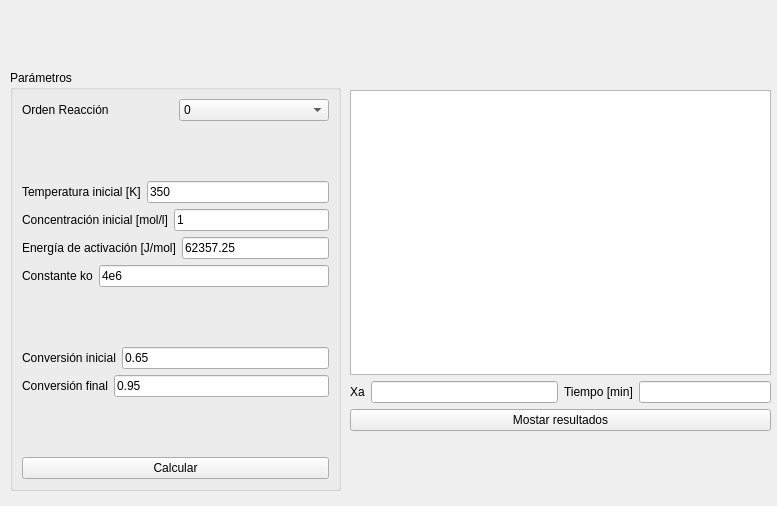
<?xml version="1.0" encoding="UTF-8"?>
<ui version="4.0">
 <class>Form</class>
 <widget class="QWidget" name="Form">
  <property name="geometry">
   <rect>
    <x>0</x>
    <y>0</y>
    <width>777</width>
    <height>506</height>
   </rect>
  </property>
  <property name="windowTitle">
   <string>Form</string>
  </property>
  <widget class="QGroupBox" name="groupBox_2">
   <property name="geometry">
    <rect>
     <x>10</x>
     <y>70</y>
     <width>331</width>
     <height>421</height>
    </rect>
   </property>
   <property name="title">
    <string>Parámetros</string>
   </property>
   <layout class="QVBoxLayout" name="verticalLayout">
    <item>
     <layout class="QHBoxLayout" name="horizontalLayout_7">
      <item>
       <widget class="QLabel" name="lb_cao_6">
        <property name="text">
         <string>Orden Reacción</string>
        </property>
       </widget>
      </item>
      <item>
       <widget class="QComboBox" name="cb_orden">
        <item>
         <property name="text">
          <string>0</string>
         </property>
        </item>
        <item>
         <property name="text">
          <string>1</string>
         </property>
        </item>
        <item>
         <property name="text">
          <string>2</string>
         </property>
        </item>
       </widget>
      </item>
     </layout>
    </item>
    <item>
     <spacer name="verticalSpacer">
      <property name="orientation">
       <enum>Qt::Vertical</enum>
      </property>
      <property name="sizeHint" stdset="0">
       <size>
        <width>20</width>
        <height>40</height>
       </size>
      </property>
     </spacer>
    </item>
    <item>
     <layout class="QHBoxLayout" name="horizontalLayout_10">
      <item>
       <widget class="QLabel" name="lb_cao_9">
        <property name="text">
         <string>Temperatura inicial [K]</string>
        </property>
       </widget>
      </item>
      <item>
       <widget class="QLineEdit" name="le_temp_ini">
        <property name="text">
         <string>350</string>
        </property>
       </widget>
      </item>
     </layout>
    </item>
    <item>
     <layout class="QHBoxLayout" name="horizontalLayout_6">
      <item>
       <widget class="QLabel" name="lb_cao_5">
        <property name="text">
         <string>Concentración inicial [mol/l]</string>
        </property>
       </widget>
      </item>
      <item>
       <widget class="QLineEdit" name="le_concentracion_ini">
        <property name="text">
         <string>1</string>
        </property>
       </widget>
      </item>
     </layout>
    </item>
    <item>
     <layout class="QHBoxLayout" name="horizontalLayout_5">
      <item>
       <widget class="QLabel" name="lb_cao_4">
        <property name="text">
         <string>Energía de activación [J/mol]</string>
        </property>
       </widget>
      </item>
      <item>
       <widget class="QLineEdit" name="le_ener_act">
        <property name="text">
         <string>62357.25</string>
        </property>
       </widget>
      </item>
     </layout>
    </item>
    <item>
     <layout class="QHBoxLayout" name="horizontalLayout_8">
      <item>
       <widget class="QLabel" name="lb_cao_7">
        <property name="text">
         <string>Constante ko</string>
        </property>
       </widget>
      </item>
      <item>
       <widget class="QLineEdit" name="le_k">
        <property name="text">
         <string>4e6</string>
        </property>
       </widget>
      </item>
     </layout>
    </item>
    <item>
     <spacer name="verticalSpacer_2">
      <property name="orientation">
       <enum>Qt::Vertical</enum>
      </property>
      <property name="sizeHint" stdset="0">
       <size>
        <width>20</width>
        <height>40</height>
       </size>
      </property>
     </spacer>
    </item>
    <item>
     <layout class="QHBoxLayout" name="horizontalLayout_4">
      <item>
       <widget class="QLabel" name="lb_cao_3">
        <property name="text">
         <string>Conversión inicial</string>
        </property>
       </widget>
      </item>
      <item>
       <widget class="QLineEdit" name="le_conv_ini">
        <property name="text">
         <string>0.65</string>
        </property>
       </widget>
      </item>
     </layout>
    </item>
    <item>
     <layout class="QHBoxLayout" name="horizontalLayout_2">
      <item>
       <widget class="QLabel" name="lb_cao">
        <property name="text">
         <string>Conversión final</string>
        </property>
       </widget>
      </item>
      <item>
       <widget class="QLineEdit" name="le_conv_fin">
        <property name="text">
         <string>0.95</string>
        </property>
       </widget>
      </item>
     </layout>
    </item>
    <item>
     <spacer name="verticalSpacer_3">
      <property name="orientation">
       <enum>Qt::Vertical</enum>
      </property>
      <property name="sizeHint" stdset="0">
       <size>
        <width>20</width>
        <height>40</height>
       </size>
      </property>
     </spacer>
    </item>
    <item>
     <widget class="QPushButton" name="btn_calcular">
      <property name="text">
       <string>Calcular</string>
      </property>
     </widget>
    </item>
   </layout>
  </widget>
  <widget class="QWidget" name="layoutWidget">
   <property name="geometry">
    <rect>
     <x>350</x>
     <y>90</y>
     <width>421</width>
     <height>341</height>
    </rect>
   </property>
   <layout class="QVBoxLayout" name="verticalLayout_2">
    <item>
     <widget class="PlotWidget" name="plot"/>
    </item>
    <item>
     <layout class="QHBoxLayout" name="horizontalLayout_12">
      <item>
       <layout class="QHBoxLayout" name="horizontalLayout_11">
        <item>
         <widget class="QLabel" name="lb_cao_10">
          <property name="text">
           <string>Xa</string>
          </property>
         </widget>
        </item>
        <item>
         <widget class="QLineEdit" name="le_xa"/>
        </item>
       </layout>
      </item>
      <item>
       <layout class="QHBoxLayout" name="horizontalLayout_3">
        <item>
         <widget class="QLabel" name="lb_cao_2">
          <property name="text">
           <string>Tiempo [min]</string>
          </property>
         </widget>
        </item>
        <item>
         <widget class="QLineEdit" name="le_time"/>
        </item>
       </layout>
      </item>
     </layout>
    </item>
    <item>
     <widget class="QPushButton" name="btn_mostrar_resultado">
      <property name="text">
       <string>Mostar resultados</string>
      </property>
     </widget>
    </item>
   </layout>
  </widget>
 </widget>
 <customwidgets>
  <customwidget>
   <class>PlotWidget</class>
   <extends>QGraphicsView</extends>
   <header>pyqtgraph</header>
  </customwidget>
 </customwidgets>
 <resources/>
 <connections/>
</ui>
